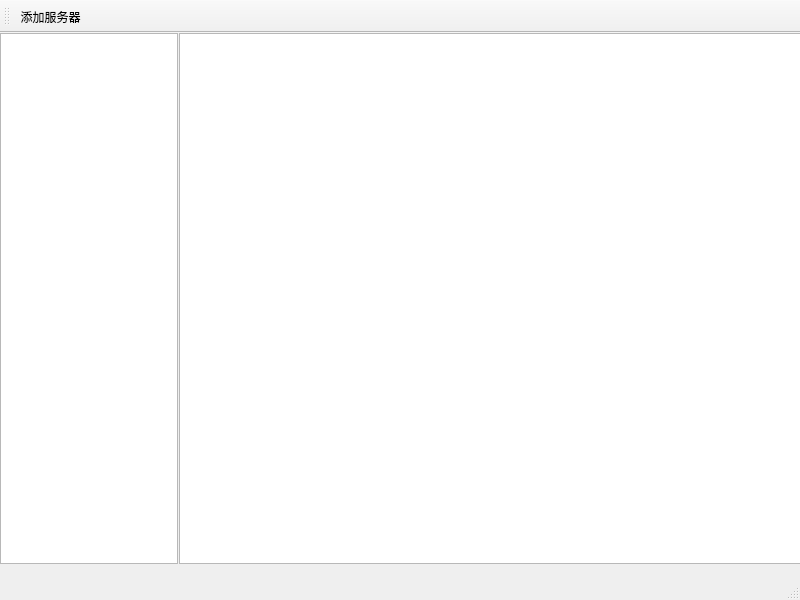
<?xml version="1.0" encoding="UTF-8"?>
<ui version="4.0">
 <class>MainWindow</class>
 <widget class="QMainWindow" name="MainWindow">
  <property name="geometry">
   <rect>
    <x>0</x>
    <y>0</y>
    <width>800</width>
    <height>600</height>
   </rect>
  </property>
  <widget class="QWidget" name="centralwidget">
   <widget class="QWidget" name="horizontalLayoutWidget">
    <property name="geometry">
     <rect>
      <x>0</x>
      <y>0</y>
      <width>801</width>
      <height>531</height>
     </rect>
    </property>
    <layout class="QHBoxLayout" name="horizontalLayout" stretch="2,7">
     <property name="spacing">
      <number>1</number>
     </property>
     <property name="sizeConstraint">
      <enum>QLayout::SetDefaultConstraint</enum>
     </property>
     <item>
      <widget class="QListView" name="listView"/>
     </item>
     <item>
      <widget class="QTreeView" name="treeView"/>
     </item>
    </layout>
   </widget>
  </widget>
  <widget class="QStatusBar" name="statusBar"/>
  <widget class="QMenuBar" name="menuBar">
   <property name="geometry">
    <rect>
     <x>0</x>
     <y>0</y>
     <width>800</width>
     <height>24</height>
    </rect>
   </property>
  </widget>
  <widget class="QToolBar" name="toolBar">
   <property name="windowTitle">
    <string>toolBar</string>
   </property>
   <attribute name="toolBarArea">
    <enum>TopToolBarArea</enum>
   </attribute>
   <attribute name="toolBarBreak">
    <bool>false</bool>
   </attribute>
   <addaction name="actionAddServer"/>
  </widget>
  <action name="actionAddServer">
   <property name="text">
    <string>添加服务器</string>
   </property>
  </action>
 </widget>
 <resources/>
 <connections/>
</ui>
